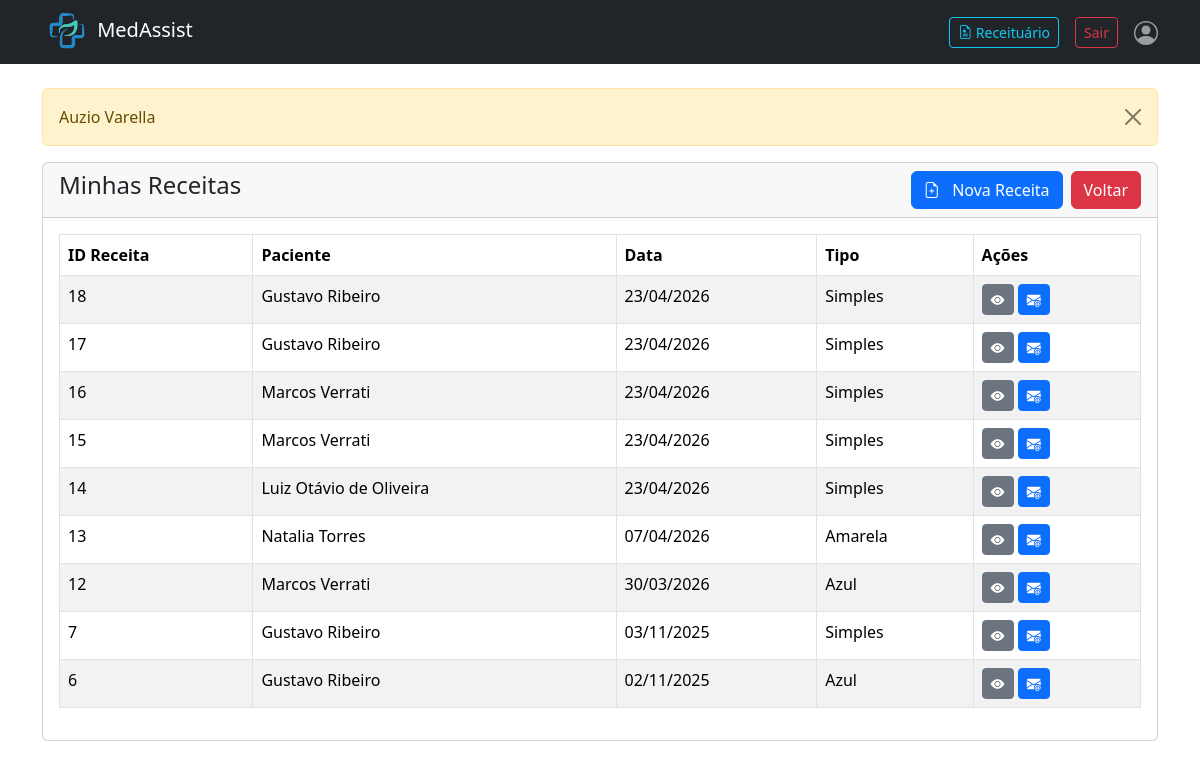
The app's page /view/receitas.php (signed in), older data.
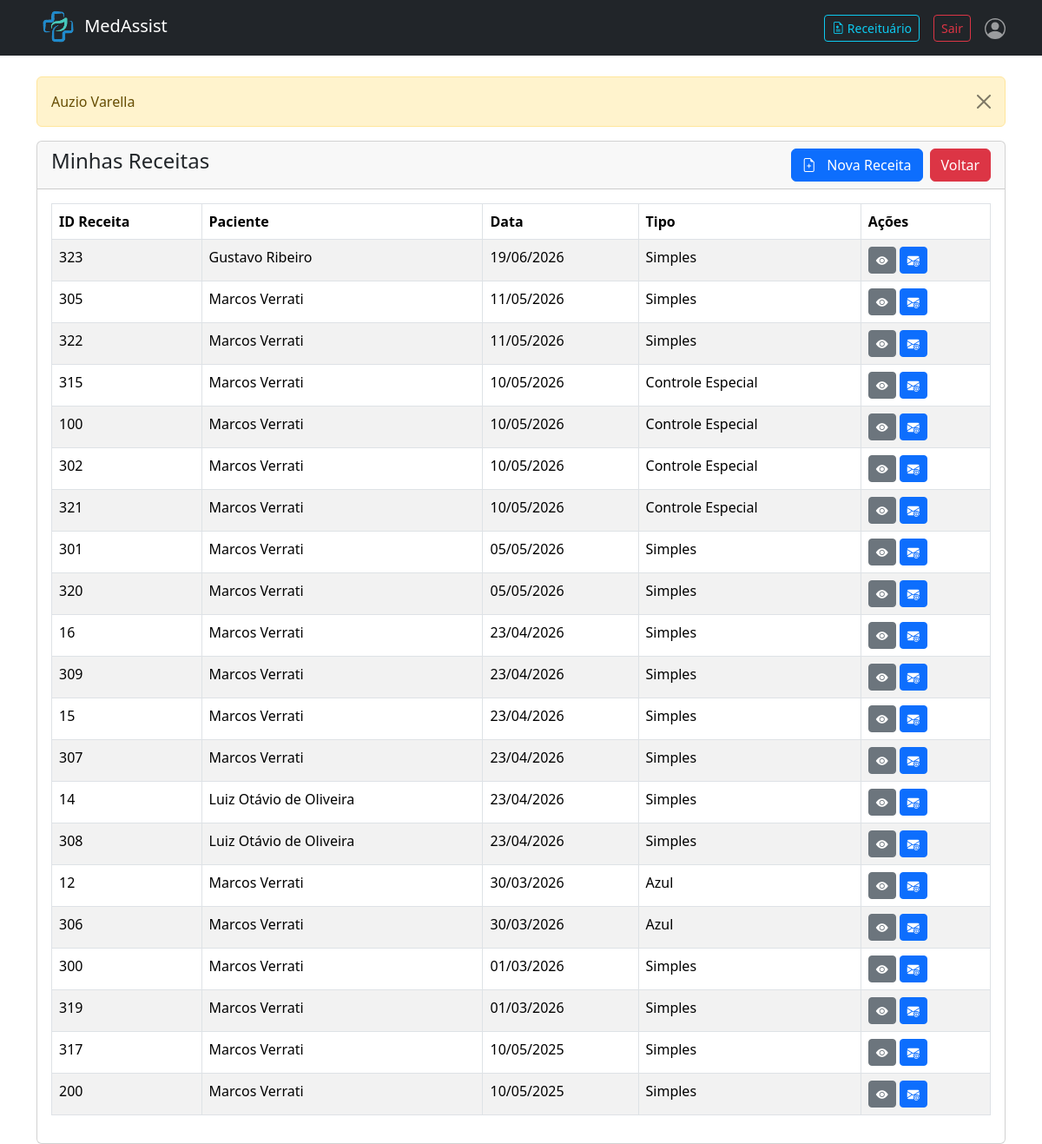
The same page, newer data.
### tables this page shows
CREATE TABLE `receitas` (
  `id` int(11) NOT NULL AUTO_INCREMENT,
  `medico_id` int(11) NOT NULL COMMENT 'ID do Médico (FK para usuarios)',
  `paciente_id` int(11) NOT NULL COMMENT 'ID do Paciente (FK para usuarios)',
  `data_prescricao` datetime NOT NULL DEFAULT current_timestamp() COMMENT 'Data e hora da emissão',
  `tipo_receita` varchar(50) NOT NULL DEFAULT 'Simples' COMMENT 'Tipo: Branco Simples, Branco Especial,  azul, e amarelo.',
  `observacoes` text DEFAULT NULL COMMENT 'Observações gerais do médico',
  `token_assinatura` varchar(255) DEFAULT NULL,
  PRIMARY KEY (`id`)
);

CREATE TABLE `usuarios` (
  `id` int(11) NOT NULL AUTO_INCREMENT,
  `cpf` varchar(14) DEFAULT NULL,
  `nome` varchar(100) NOT NULL,
  `email` varchar(100) DEFAULT NULL,
  `data_nascimento` date NOT NULL,
  `senha` varchar(255) DEFAULT NULL,
  `role` enum('admin','medico','enfermeiro','paciente') DEFAULT 'paciente' COMMENT 'Papéis de acesso ao sistema',
  `crm_registro` varchar(50) DEFAULT NULL COMMENT 'Registro CRM do Médico. Deve ser preenchido se o papel role for medico.',
  `coren_registro` varchar(50) DEFAULT NULL COMMENT 'Registro COREN do Enfermeiro/Técnico. Deve ser preenchido se o role for enfermeiro.',
  PRIMARY KEY (`id`),
  UNIQUE KEY `crm_registro` (`crm_registro`),
  UNIQUE KEY `coren_registro` (`coren_registro`),
  UNIQUE KEY `cpf` (`cpf`),
  UNIQUE KEY `cpf_2` (`cpf`),
  UNIQUE KEY `cpf_3` (`cpf`),
  UNIQUE KEY `cpf_4` (`cpf`)
);

### view/receitas.php (the view, shortened to what this page needs)
<?php
    require '../Model/conexao.php';
    $medico_id = $_SESSION['id_usuario'];
    ?>
    <!doctype html>
<html lang="pt-br">
  <head>
    <link href="https://cdn.jsdelivr.net/npm/bootstrap@5.3.8/dist/css/bootstrap.min.css" rel="stylesheet">
    <link rel="stylesheet" href="https://cdn.jsdelivr.net/npm/bootstrap-icons@1.13.1/font/bootstrap-icons.min.css">
  </head>
  <body>
    <?php include('navbar.php'); ?>
    <div class="container mt-4">
      <?php include('../view/mensagem.php')?>
      <div class="row">
        <div class="col-md-12">
          <div class="card">
            <div class="card-header">
              <h4> Minhas Receitas
                <a href="javascript:history.go(-1)"class="btn btn-danger float-end ms-2">Voltar</a>
                <a href="receita-create.php" class="btn btn-primary float-end">
                    <span class="bi-file-earmark-plus"></span> &nbsp; Nova Receita
                </a>
              </h4>
            </div>
            <div class="card-body">
              <table class="table table-bordered table-striped">
                <thead>
                  <tr>
                    <th>ID Receita</th>
                    <th>Paciente</th>
                    <th>Data</th>
                    <th>Tipo</th>
                    <th>Ações</th>
                  </tr>
                </thead>
                <tbody>
                  <?php
                  $sql = "SELECT r.*, p.nome AS nome_paciente
                          FROM receitas r
                          JOIN usuarios p ON r.paciente_id = p.id
                          WHERE r.medico_id = '$medico_id'
                          ORDER BY r.data_prescricao DESC";
                  $receitas = mysqli_query($conexao, $sql);
                  if (mysqli_num_rows($receitas) > 0) {
                    foreach($receitas as $receita){
                  ?>
                  <tr>
                    <td><?= $receita['id']?></td>
                    <td><?= $receita['nome_paciente']?></td>
                    <td><?= date('d/m/Y', strtotime($receita['data_prescricao']))?></td>
                    <td><?= $receita['tipo_receita']?></td>
                    <td>
                      <a href="receita-view.php?id=<?= $receita['id']?>" class="btn btn-secondary btn-sm">
                      <span class="bi-eye-fill"></span></a>
                      <a href="../controller/EnviarReceitaController.php?id=<?= $receita['id'] ?>"
                         class="btn btn-primary btn-sm"
                         onclick="return confirm('Deseja enviar esta receita para o e-mail do paciente?')">
                         <span class="bi-envelope-at-fill"></span>
                      </a>
                    </td>
                  </tr>
                  <?php
                    }
                  } else {
                    echo "<tr><td colspan='5'><h5> Você não prescreveu nenhuma receita ainda. </h5></td></tr>";
                  }
                  ?>
                </tbody>
              </table>
            </div>
          </div>
        </div>
      </div>
    </div>
  </body>
</html>

Row changes from the older to the newer data that the page shows:
no longer on this page (row unchanged): receitas: id "18", paciente.nome "Gustavo Ribeiro", data_prescricao "23/04/2026", tipo_receita "Simples"
removed receitas: id "17", paciente.nome "Gustavo Ribeiro", data_prescricao "23/04/2026", tipo_receita "Simples"
removed receitas: id "13", paciente.nome "Natalia Torres", data_prescricao "07/04/2026", tipo_receita "Amarela"
removed receitas: id "7", paciente.nome "Gustavo Ribeiro", data_prescricao "03/11/2025", tipo_receita "Simples"
removed receitas: id "6", paciente.nome "Gustavo Ribeiro", data_prescricao "02/11/2025", tipo_receita "Azul"
added receitas: id "323", usuarios.nome "Gustavo Ribeiro", data_prescricao "19/06/2026", tipo_receita "Simples"
added receitas: id "305", usuarios.nome "Marcos Verrati", data_prescricao "11/05/2026", tipo_receita "Simples"
added receitas: id "322", usuarios.nome "Marcos Verrati", data_prescricao "11/05/2026", tipo_receita "Simples"
added receitas: id "315", usuarios.nome "Marcos Verrati", data_prescricao "10/05/2026", tipo_receita "Controle Especial"
added receitas: id "100", usuarios.nome "Marcos Verrati", data_prescricao "10/05/2026", tipo_receita "Controle Especial"
added receitas: id "302", usuarios.nome "Marcos Verrati", data_prescricao "10/05/2026", tipo_receita "Controle Especial"
added receitas: id "321", usuarios.nome "Marcos Verrati", data_prescricao "10/05/2026", tipo_receita "Controle Especial"
added receitas: id "301", usuarios.nome "Marcos Verrati", data_prescricao "05/05/2026", tipo_receita "Simples"
added receitas: id "320", usuarios.nome "Marcos Verrati", data_prescricao "05/05/2026", tipo_receita "Simples"
added receitas: id "309", usuarios.nome "Marcos Verrati", data_prescricao "23/04/2026", tipo_receita "Simples"
added receitas: id "307", usuarios.nome "Marcos Verrati", data_prescricao "23/04/2026", tipo_receita "Simples"
added receitas: id "308", usuarios.nome "Luiz Otávio de Oliveira", data_prescricao "23/04/2026", tipo_receita "Simples"
added receitas: id "306", usuarios.nome "Marcos Verrati", data_prescricao "30/03/2026", tipo_receita "Azul"
added receitas: id "300", usuarios.nome "Marcos Verrati", data_prescricao "01/03/2026", tipo_receita "Simples"
added receitas: id "319", usuarios.nome "Marcos Verrati", data_prescricao "01/03/2026", tipo_receita "Simples"
added receitas: id "317", usuarios.nome "Marcos Verrati", data_prescricao "10/05/2025", tipo_receita "Simples"
added receitas: id "200", usuarios.nome "Marcos Verrati", data_prescricao "10/05/2025", tipo_receita "Simples"
